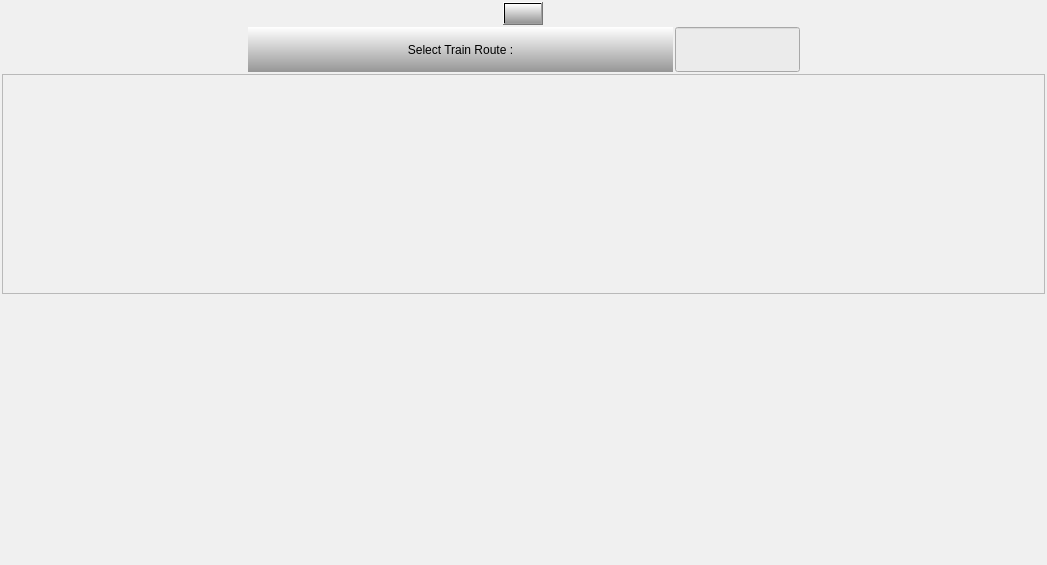
<?xml version="1.0" encoding="UTF-8"?>
<ui version="4.0">
 <class>route_selection</class>
 <widget class="QWidget" name="route_selection">
  <property name="geometry">
   <rect>
    <x>0</x>
    <y>0</y>
    <width>1047</width>
    <height>565</height>
   </rect>
  </property>
  <property name="windowTitle">
   <string>Form</string>
  </property>
  <property name="styleSheet">
   <string notr="true">background-color: rgb(240, 240, 240);</string>
  </property>
  <layout class="QVBoxLayout" name="verticalLayout_2">
   <property name="spacing">
    <number>2</number>
   </property>
   <property name="leftMargin">
    <number>2</number>
   </property>
   <property name="topMargin">
    <number>2</number>
   </property>
   <property name="rightMargin">
    <number>2</number>
   </property>
   <property name="bottomMargin">
    <number>2</number>
   </property>
   <item>
    <layout class="QHBoxLayout" name="horizontalLayout">
     <property name="spacing">
      <number>0</number>
     </property>
     <item>
      <widget class="QPushButton" name="backButton">
       <property name="sizePolicy">
        <sizepolicy hsizetype="Maximum" vsizetype="Minimum">
         <horstretch>0</horstretch>
         <verstretch>0</verstretch>
        </sizepolicy>
       </property>
       <property name="maximumSize">
        <size>
         <width>16777215</width>
         <height>100</height>
        </size>
       </property>
       <property name="styleSheet">
        <string notr="true">background-color: qlineargradient(spread:pad, x1:1, y1:1, x2:1, y2:0, stop:0 rgba(150, 150, 150, 255), stop:1 rgba(255, 255, 255, 255));</string>
       </property>
       <property name="text">
        <string/>
       </property>
       <property name="icon">
        <iconset resource="icons.qrc">
         <normaloff>:/images/backbutton.png</normaloff>:/images/backbutton.png</iconset>
       </property>
       <property name="iconSize">
        <size>
         <width>100</width>
         <height>100</height>
        </size>
       </property>
      </widget>
     </item>
    </layout>
   </item>
   <item>
    <layout class="QVBoxLayout" name="verticalLayout">
     <item>
      <layout class="QHBoxLayout" name="horizontalLayout_3">
       <item>
        <spacer name="horizontalSpacer_2">
         <property name="orientation">
          <enum>Qt::Horizontal</enum>
         </property>
         <property name="sizeType">
          <enum>QSizePolicy::MinimumExpanding</enum>
         </property>
         <property name="sizeHint" stdset="0">
          <size>
           <width>40</width>
           <height>13</height>
          </size>
         </property>
        </spacer>
       </item>
       <item>
        <widget class="QLabel" name="select_route_label">
         <property name="sizePolicy">
          <sizepolicy hsizetype="Fixed" vsizetype="MinimumExpanding">
           <horstretch>0</horstretch>
           <verstretch>0</verstretch>
          </sizepolicy>
         </property>
         <property name="minimumSize">
          <size>
           <width>425</width>
           <height>40</height>
          </size>
         </property>
         <property name="maximumSize">
          <size>
           <width>435</width>
           <height>45</height>
          </size>
         </property>
         <property name="styleSheet">
          <string notr="true">font: 32pt &quot;Sans Serif&quot;;
color: rgb(0, 0, 0);
background-color: rgb(230, 230, 230);
background-color: qlineargradient(spread:pad, x1:1, y1:1, x2:1, y2:0, stop:0 rgba(150, 150, 150, 255), stop:1 rgba(255, 255, 255, 255));</string>
         </property>
         <property name="text">
          <string>Select Train Route :</string>
         </property>
         <property name="alignment">
          <set>Qt::AlignCenter</set>
         </property>
        </widget>
       </item>
       <item>
        <widget class="QLineEdit" name="lineEdit">
         <property name="sizePolicy">
          <sizepolicy hsizetype="Fixed" vsizetype="MinimumExpanding">
           <horstretch>0</horstretch>
           <verstretch>0</verstretch>
          </sizepolicy>
         </property>
         <property name="minimumSize">
          <size>
           <width>125</width>
           <height>40</height>
          </size>
         </property>
         <property name="maximumSize">
          <size>
           <width>125</width>
           <height>45</height>
          </size>
         </property>
         <property name="styleSheet">
          <string notr="true">background-color: rgb(235, 235, 235);</string>
         </property>
        </widget>
       </item>
       <item>
        <spacer name="horizontalSpacer">
         <property name="orientation">
          <enum>Qt::Horizontal</enum>
         </property>
         <property name="sizeType">
          <enum>QSizePolicy::MinimumExpanding</enum>
         </property>
         <property name="sizeHint" stdset="0">
          <size>
           <width>40</width>
           <height>13</height>
          </size>
         </property>
        </spacer>
       </item>
      </layout>
     </item>
     <item>
      <widget class="QTableView" name="tableView">
       <property name="gridStyle">
        <enum>Qt::SolidLine</enum>
       </property>
      </widget>
     </item>
    </layout>
   </item>
   <item>
    <layout class="QHBoxLayout" name="horizontalLayout_2">
     <property name="spacing">
      <number>6</number>
     </property>
     <item>
      <widget class="QStackedWidget" name="stackedWidget">
       <property name="sizePolicy">
        <sizepolicy hsizetype="MinimumExpanding" vsizetype="MinimumExpanding">
         <horstretch>0</horstretch>
         <verstretch>0</verstretch>
        </sizepolicy>
       </property>
       <property name="currentIndex">
        <number>1</number>
       </property>
       <widget class="QWidget" name="page"/>
       <widget class="QWidget" name="page_2"/>
      </widget>
     </item>
    </layout>
   </item>
  </layout>
 </widget>
 <resources>
  <include location="icons.qrc"/>
 </resources>
 <connections/>
</ui>
